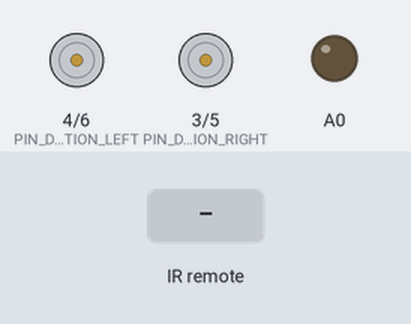
A sketch run on a simulated Arduino Uno, built with avr-gcc and run on an emulated ATmega328P. Parts: direction and speed pins drawn as motors (green arrow = direction pin HIGH = forward, orange = LOW = backward, longer = more drive), output pins drawn as LEDs (lit = HIGH). Inputs (shaded band) come from the test bench. What the sketch prints to the serial monitor is not drawn.

Above: at 1.2 s.
1.3 s: infrared code 0xFF02FD received
At 1.37 s:
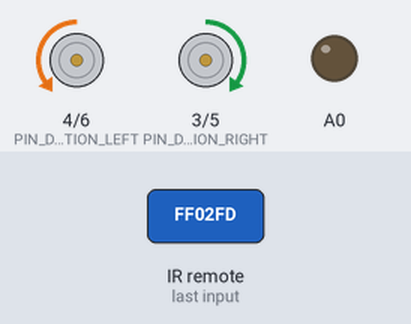
2.9 s: infrared code 0xFF9867 received
At 2.97 s:
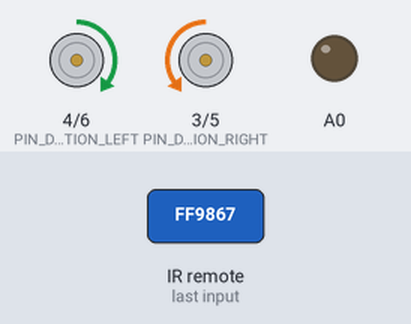
4.5 s: infrared code 0xFFE01F received
At 4.57 s:
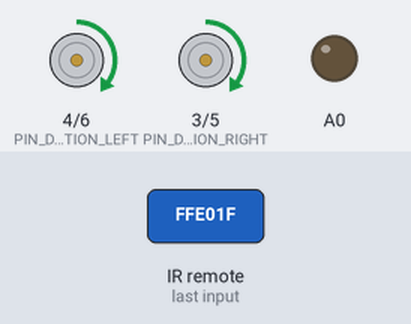
6.1 s: infrared code 0xFF906F received
At 6.17 s:
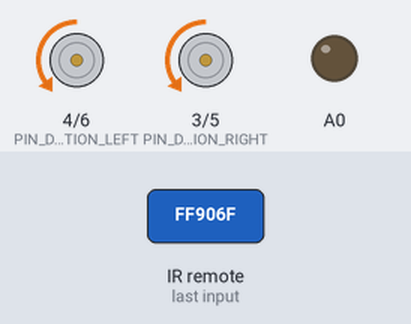
Timing chart, 0 to 8.7 s (numbered marks = the images above; inputs shaded):
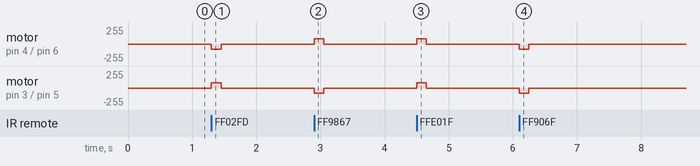

Measured:
- after the input at 1.3 s, motor on pin 4 (PIN_DIRECTION_LEFT) / pin 6 (PIN_MOTOR_PWM_LEFT): stopped → backward 80/255 at once, → stopped 0.15 s later; motor on pin 3 (PIN_DIRECTION_RIGHT) / pin 5 (PIN_MOTOR_PWM_RIGHT): stopped → forward 80/255 at once, → stopped 0.15 s later
- after the input at 2.9 s, motor on pin 4 (PIN_DIRECTION_LEFT) / pin 6 (PIN_MOTOR_PWM_LEFT): stopped → forward 80/255 at once, → stopped 0.15 s later; motor on pin 3 (PIN_DIRECTION_RIGHT) / pin 5 (PIN_MOTOR_PWM_RIGHT): stopped → backward 80/255 at once, → stopped 0.15 s later
- after the input at 4.5 s, motor on pin 4 (PIN_DIRECTION_LEFT) / pin 6 (PIN_MOTOR_PWM_LEFT), motor on pin 3 (PIN_DIRECTION_RIGHT) / pin 5 (PIN_MOTOR_PWM_RIGHT): stopped → forward 80/255 at once, → stopped 0.15 s later
- after the input at 6.1 s, motor on pin 4 (PIN_DIRECTION_LEFT) / pin 6 (PIN_MOTOR_PWM_LEFT), motor on pin 3 (PIN_DIRECTION_RIGHT) / pin 5 (PIN_MOTOR_PWM_RIGHT): stopped → backward 80/255 at once, → stopped 0.15 s later

The sketch:

1-new-frontiers.ino
```cpp
#include <IRremote.h>

#define IR_CAR_SPEED          80
#define MOTOR_DIRECTION       0

#define PIN_DIRECTION_LEFT    4
#define PIN_DIRECTION_RIGHT   3
#define PIN_MOTOR_PWM_LEFT    6
#define PIN_MOTOR_PWM_RIGHT   5
#define PIN_IRREMOTE_RECV     9

IRrecv irrecv(PIN_IRREMOTE_RECV);
decode_results results;

u32 lastKeyCode = 0;
u32 lastIRUpdateTime = 0;

void setup() {
  pinsSetup();
  irrecv.enableIRIn();

  Serial.begin(9600);
  Serial.println("=== Car Ready ===");
}

void loop() {
  if (irrecv.decode(&results)) {
    if (results.value != 0xFFFFFFFF) {
      lastKeyCode = results.value;
    }

    switch (lastKeyCode) {
      case 0xFF02FD: motorRun(IR_CAR_SPEED, IR_CAR_SPEED); break;   // Up
      case 0xFF9867: motorRun(-IR_CAR_SPEED, -IR_CAR_SPEED); break; // Down
      case 0xFFE01F: motorRun(-IR_CAR_SPEED, IR_CAR_SPEED); break;  // Left
      case 0xFF906F: motorRun(IR_CAR_SPEED, -IR_CAR_SPEED); break;  // Right
      case 0xFFA857: /* Center - no buzzer */ break;
    }

    irrecv.resume();
    lastIRUpdateTime = millis();
  }
  else if (millis() - lastIRUpdateTime > 150) {
    motorRun(0, 0);
    lastIRUpdateTime = millis();
  }
}

void pinsSetup() {
  pinMode(PIN_DIRECTION_LEFT, OUTPUT);
  pinMode(PIN_DIRECTION_RIGHT, OUTPUT);
  pinMode(PIN_MOTOR_PWM_LEFT, OUTPUT);
  pinMode(PIN_MOTOR_PWM_RIGHT, OUTPUT);
  pinMode(A0, OUTPUT);
  digitalWrite(A0, LOW);
}

void motorRun(int speedl, int speedr) {
  int dirL = (speedl > 0) ? (0 ^ MOTOR_DIRECTION) : (1 ^ MOTOR_DIRECTION);
  if (speedl < 0) speedl = -speedl;

  int dirR = (speedr > 0) ? (1 ^ MOTOR_DIRECTION) : (0 ^ MOTOR_DIRECTION);
  if (speedr < 0) speedr = -speedr;

  speedl = constrain(speedl, 0, 255);
  speedr = constrain(speedr, 0, 255);

  digitalWrite(PIN_DIRECTION_LEFT, dirL);
  digitalWrite(PIN_DIRECTION_RIGHT, dirR);
  analogWrite(PIN_MOTOR_PWM_LEFT, speedl);
  analogWrite(PIN_MOTOR_PWM_RIGHT, speedr);
}
```
